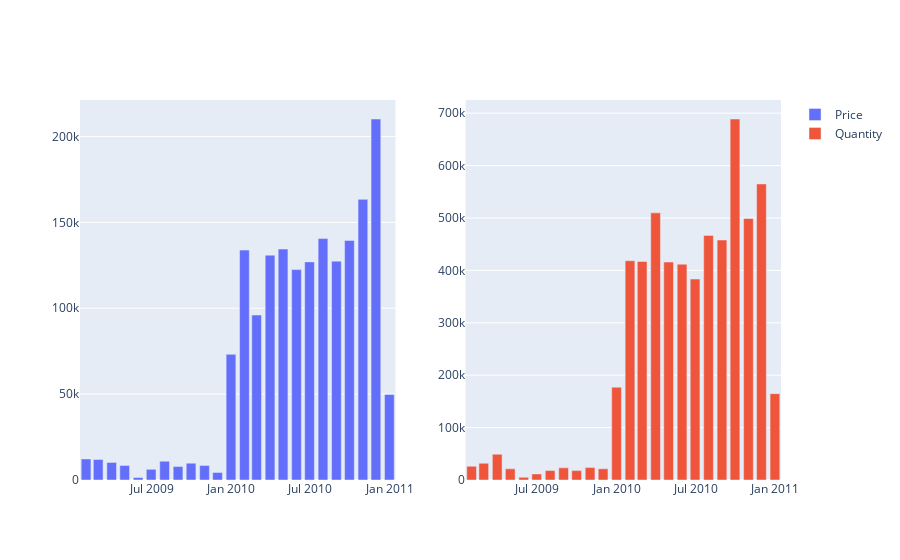

This figure's notebook cell:
### Markdown cell above
Uh-oh, looks like our data is messy. Invoices before 12/Dec/2009 were all clumped together into the 12th day of the month, therefore, we don't have available data on a daily basis.

Let's see how this would look like if we were to regroup everything into monthly data.

### Code cell
resampled_invoices1 = invoices1.resample(rule='M', on='InvoiceDate').sum()   # grouping by month

fig = make_subplots(rows=1, cols=2)
fig.add_trace(go.Bar(y=resampled_invoices1.Price, x=resampled_invoices1.index, name='Price'), row=1, col=1)
fig.add_trace(go.Bar(y=resampled_invoices1.Quantity, x=resampled_invoices1.index, name='Quantity'), row=1, col=2)
# by default, the last day of the month is shown, but the data represents the whole month

### Figure 1 — Plotly figure (JSON) as saved in the notebook; plotly's stock layout.template omitted (floating-point values rounded to 4 significant figures)
{"data": [{"name": "Price", "type": "bar", "x": ["2009-01-31T00:00:00", "2009-02-28T00:00:00", "2009-03-31T00:00:00", "2009-04-30T00:00:00", "2009-05-31T00:00:00", "2009-06-30T00:00:00", "2009-07-31T00:00:00", "2009-08-31T00:00:00", "2009-09-30T00:00:00", "2009-10-31T00:00:00", "2009-11-30T00:00:00", "2009-12-31T00:00:00", "2010-01-31T00:00:00", "2010-02-28T00:00:00", "2010-03-31T00:00:00", "2010-04-30T00:00:00", "2010-05-31T00:00:00", "2010-06-30T00:00:00", "2010-07-31T00:00:00", "2010-08-31T00:00:00", "2010-09-30T00:00:00", "2010-10-31T00:00:00", "2010-11-30T00:00:00", "2010-12-31T00:00:00"], "xaxis": "x", "y": [12250.0, 11940.0, 10230.0, 8508.0, 1443.0, 6214.0, 10930.0, 7840.0, 9814.0, 8499.0, 4393.0, 73150.0, 133900.0, 96030.0, 130900.0, 134400.0, 122500.0, 127000.0, 140600.0, 127400.0, 139500.0, 163400.0, 210200.0, 49830.0], "yaxis": "y"}, {"name": "Quantity", "type": "bar", "x": ["2009-01-31T00:00:00", "2009-02-28T00:00:00", "2009-03-31T00:00:00", "2009-04-30T00:00:00", "2009-05-31T00:00:00", "2009-06-30T00:00:00", "2009-07-31T00:00:00", "2009-08-31T00:00:00", "2009-09-30T00:00:00", "2009-10-31T00:00:00", "2009-11-30T00:00:00", "2009-12-31T00:00:00", "2010-01-31T00:00:00", "2010-02-28T00:00:00", "2010-03-31T00:00:00", "2010-04-30T00:00:00", "2010-05-31T00:00:00", "2010-06-30T00:00:00", "2010-07-31T00:00:00", "2010-08-31T00:00:00", "2010-09-30T00:00:00", "2010-10-31T00:00:00", "2010-11-30T00:00:00", "2010-12-31T00:00:00"], "xaxis": "x2", "y": [26176, 31891, 49241, 21307, 5119, 11615, 18039, 23146, 17929, 23715, 21394, 177174, 418514, 416961, 509794, 415961, 411907, 383423, 466771, 457961, 688900, 498948, 564977, 164738], "yaxis": "y2"}], "layout": {"xaxis": {"anchor": "y", "domain": [0, 0.45]}, "xaxis2": {"anchor": "y2", "domain": [0.55, 1]}, "yaxis": {"anchor": "x", "domain": [0, 1]}, "yaxis2": {"anchor": "x2", "domain": [0, 1]}}}
